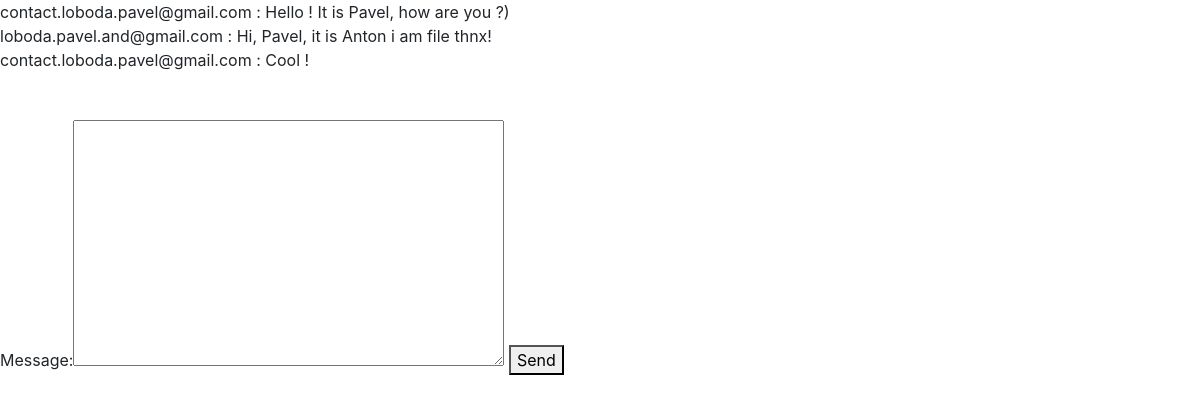
The page /chat/5 (signed in) on the database its author committed.
### web_auth/models.py (models this page shows, shortened)
class Message(models.Model):
    chat = models.ForeignKey(Chat, on_delete=models.CASCADE)
    author = models.ForeignKey(User, on_delete=models.CASCADE)
    message = models.TextField()

class User(AbstractUser):
    first_name = models.CharField(max_length=35)
    last_name = models.CharField(max_length=35)
    email = models.EmailField(max_length=70, unique=True)
    username = models.CharField(max_length=45, unique=True)
    avatar = models.ImageField(upload_to='users/avatars/', default='defaults/avatars/default_user_avatar.jpg')
    date_joined = models.DateTimeField(default=timezone.now)
    bio = models.TextField(blank=True)
    status = models.CharField(blank=True, max_length=70)
    USERNAME_FIELD = 'email'
    REQUIRED_FIELDS = ['first_name', 'username']
    def __str__(self):
        return self.email

### chat/views.py (the view)
# urls.py: path('<int:pk>',  views.chat_view, name='chat_view'),
def chat_view(request, pk):
    try:
        chat = Chat.objects.get(id=pk)
        if request.user in chat.members.all():
            messages = Message.objects.filter(chat=chat)
        else:
            return HttpResponse('You have no access to this chat !')
    except Chat.DoesNotExist:
        return HttpResponse('Chat does not exist !')
    if request.method == 'POST':
        form = MessageForm(request.POST)
        if form.is_valid():
            message = form.save(commit=False)
            message.author = request.user
            message.chat = chat
            message.save()
            return redirect('/chat/'+str(chat.pk))
    else:
        form = MessageForm
        return render(request, 'chat/chatview.html', {
            'messages': messages,
            'form': form,
        })

### chat/templates/chat/chatview.html (shortened to what this page needs)
{% extends 'base.html' %}
{% block content %}
{% for message in messages %}
{{ message.author }} : {{ message.message }} <br>
{% endfor %}
<br><br>
<form action="" method="post">
    {{ form }}
    <button type="submit">Send</button>
</form>
{% endblock %}

### rows shown on the page
Message: author "contact.loboda.pavel@gmail.com", message "Hello ! It is Pavel, how are you ?)"
Message: author "loboda.pavel.and@gmail.com", message "Hi, Pavel, it is Anton i am file thnx!"
Message: author "contact.loboda.pavel@gmail.com", message "Cool !"
